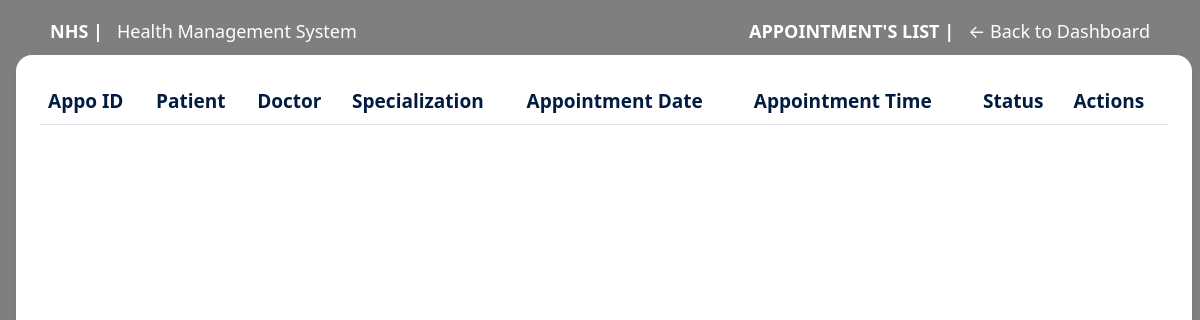
Before: /admin/appointments (signed in) with the older database file.
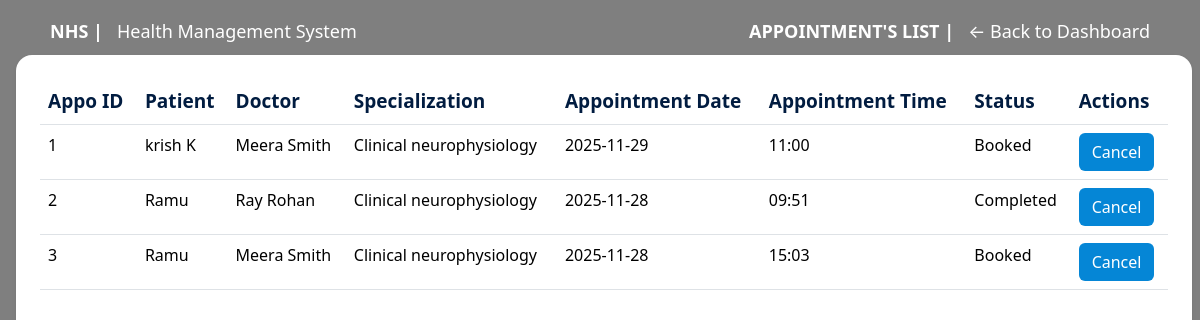
After: the same page with the newer database file.
### models/appointment.py (models this page shows, shortened)
class Appointment(db.Model):
    __tablename__ = 'appointment'
    appo_id = db.Column(db.Integer, primary_key=True, autoincrement=True)
    p_id = db.Column(db.Integer, db.ForeignKey('patient.p_id', ondelete='CASCADE'), nullable=False)
    doc_id = db.Column(db.Integer, db.ForeignKey('doctor.doc_id', ondelete='CASCADE'))
    appo_date = db.Column(db.Date, nullable=False)
    appo_time = db.Column(db.Time, nullable=False)
    status = db.Column(db.String(20), nullable=False, default='Booked')
    patient = db.relationship('Patient', back_populates='appointments')
    doctor = db.relationship('Doctor', back_populates='appointments')
    treatment = db.relationship(
        'Treatment',
        back_populates='appointment',
        uselist=False,
        cascade='all, delete-orphan'
    )

### app/routes/admin/appointment.py (the view, shortened to what this page needs)
@csrf.exempt
@admin_bp.route('/appointments', methods = ['GET'])
@login_required
def list_appointments():
    if not hasattr(current_user, 'a_email') or current_user.a_email != "admin@nhshospital.com":
        flash("You do not have permission to view appointments.", "danger")
        return redirect(url_for('auth.login'))
    q = request.args.get('q')
    query = Appointment.query.join(Patient).outerjoin(Doctor).outerjoin(Specialities, Doctor.specialty_id == Specialities.id)
    appointments = query.order_by(Appointment.appo_date.desc()).all()
    for appt in appointments:
       appt.id = appt.appo_id
       appt.patient_name = appt.patient.p_name if appt.patient else 'N/A'
       appt.doctor_name = appt.doctor.doc_name if appt.doctor else 'N/A'
       appt.specialization = appt.doctor.speciality.s_name if appt.doctor and appt.doctor.speciality else 'N/A'
       appt.appointment_date = appt.appo_date.strftime('%Y-%m-%d') if appt.appo_date else 'N/A'
       appt.appointment_time = appt.appo_time.strftime('%H:%M') if appt.appo_time else 'N/A'
    return render_template('admin/appointment.html',appointments=appointments, q=q)

### app/templates/admin/appointment.html (shortened to what this page needs)
{% extends 'layout.html' %}
{% block body %} landing-page {% endblock %}
{% block navbar %}
<div class="container nav_bar">
    <div class="d-flex justify-content-between align-items-center mt-2">
        <div><a href="{{ url_for('main.landing_page') }}"><strong>NHS |</strong> &nbsp; Health Management System</a></div>
        <div><a href="{{ url_for('admin.dashboard') }}"><strong>APPOINTMENT'S LIST | </strong> &nbsp;  ← Back to Dashboard </a></div>
    </div>
</div>
{% endblock %}
{% block body__content %}
<div class="main_container  mx-3 bg-white p-4 shadow-sm rounded-4"
     style="width: 98%; height: 91vh; overflow-y: auto;">
     <table class="table table-hover">
        <thead>
         <tr>
           <th>Appo ID</th>
           <th>Patient</th>
           <th>Doctor</th>
           <th>Specialization</th>
           <th>Appointment Date</th>
           <th>Appointment Time</th>
           <th>Status</th>
           <th >Actions</th>
         </tr>
        </thead>
        <tbody>
          {% for appointment in appointments %}
          <tr>
            <td>{{ appointment.id }}</td>
            <td>{{ appointment.patient_name }}</td>
            <td>{{ appointment.doctor_name }}</td>
            <td>{{ appointment.specialization }}</td>
            <td>{{ appointment.appointment_date }}</td>
            <td>{{ appointment.appointment_time }}</td>
            <td>{{ appointment.status }}</td>
            <td>
                <form action="{{ url_for('admin.cancel_appointment', appo_id=appointment.appo_id) }}" method="POST" style="display:inline;">
                  <button type="submit" class="btn text-white btn-cancel btn-xs" onclick="return confirm('Are you sure you want to cancel this appointment?');">
                    Cancel
                  </button>
                </form>
            </td>
          </tr>
          {% endfor %}
       </tbody>
      </table>
    </div>
{% endblock %}

### app/templates/layout.html (shortened to what this page needs)
<!DOCTYPE html>
<html lang="en">
<head>
   <link rel="stylesheet" href="https://cdn.jsdelivr.net/npm/bootstrap@5.3.8/dist/css/bootstrap.min.css">
   <link rel="stylesheet" href="{{ url_for('static', filename='css/main.css') }}">
   <link rel="stylesheet" href="https://cdnjs.cloudflare.com/ajax/libs/font-awesome/6.5.1/css/all.min.css">
</head>
<body class="{% block body %}{% endblock %}">
    {% block navbar %}{% endblock %}
    <main>
        {% block body__content %}{% endblock %}
    </main>
</body>
</html>

### app/static/css/main.css (style rules this page uses)
body.landing-page { background-image: url("/static/images/hospital_pic.jpg"); display: flex; background-size: cover; background-position: center; background-repeat: no-repeat; height: 100vh; margin: 0; padding: 0; display: flex; flex-direction: column; position: relative; overflow: hidden; }
body.landing-page::before { content: ""; position: absolute; top: 0; left: 0; width: 100%; height: 100%; background-color: rgba(0, 0, 0, 0.5); z-index: 0; }
a { text-decoration: none; }
.main_container, .nav_bar { position: relative; z-index: 1; }
.nav_bar a { color: white; text-decoration: none; }
.nav_bar { color: white; font-size: large; }
.nav_bar { padding: 10px 20px; width: 100%; top: 0; left: 0; z-index: 100; }
.btn-cancel { background-color: #0586d6; }
.table th { font-size: 1.19rem; color: #011c40; }
a { color: white }

Changed rows visible on the page:
added Appointment: id "1", patient_name "krish K", doctor_name "Meera Smith", specialization "Clinical neurophysiology", appointment_date "2025-11-29", appointment_time "11:00", status "Booked"
added Appointment: id "2", patient_name "Ramu", doctor_name "Ray Rohan", specialization "Clinical neurophysiology", appointment_date "2025-11-28", appointment_time "09:51", status "Completed"
added Appointment: id "3", patient_name "Ramu", doctor_name "Meera Smith", specialization "Clinical neurophysiology", appointment_date "2025-11-28", appointment_time "15:03", status "Booked"
